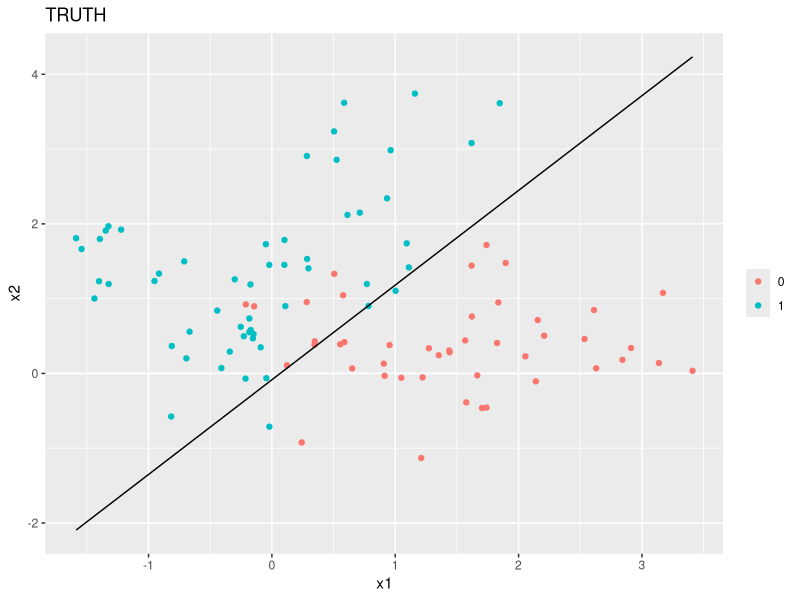
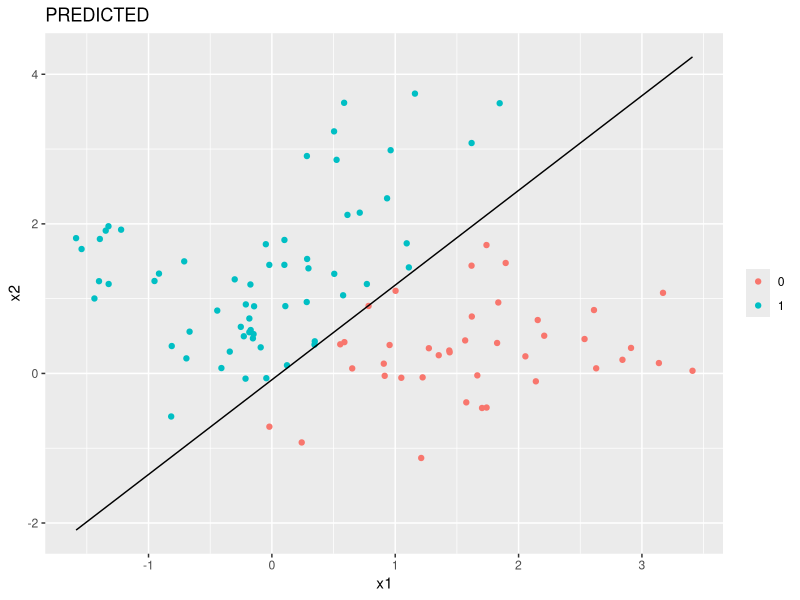

The R script that drew these images, in order:
# Chapter 2 Normal Mixture Models Simulation
# Alexander Durbin
# Worry about optimization later

rm(list = ls())

library(tidyverse)
library(MASS)

set.seed(12345)

# generate centroids
mu <- c(1, 0)
sigma <- diag(1, nrow = 2)
center <- mvrnorm(n = 5, mu = mu, Sigma = sigma)
centroids <- tibble(x1 = center[, 1], x2 = center[, 2], class = rep(0, 5))


mu <- c(0, 1)
center <- mvrnorm(n = 5, mu = mu, Sigma = sigma)
tmp <- tibble(x1 = center[, 1], x2 = center[, 2], class = rep(1, 5))

centroids <- bind_rows(centroids, tmp)

# generate data

my_data <- tibble(x1 = rep(0, 100), x2 = rep(0, 100), class = rep(NA, 100),
                  subclass = rep(NA, 100))

# make this a function with apply statement later
for (i in 1:nrow(my_data)) {
  
  row_index <- sample(1:10, 1)
  
  new_point <- mvrnorm(n = 1,
                       mu = c(centroids$x1[row_index], centroids$x2[row_index]),
                       Sigma = sigma / 5) 
  
  my_data$x1[i] = new_point[1]
  my_data$x2[i] = new_point[2]
  my_data$class[i] = centroids$class[row_index]
  my_data$subclass[i] = row_index
  
}

# linear model using x1, x2 to predict 0,1 response
lmfit <- lm(class ~ x1 + x2, data = my_data)

# create model matrix
tmp <- my_data %>% 
  dplyr::select(x1, x2) %>% 
  mutate(intercept = rep(1, nrow(my_data))) %>% 
  dplyr::select(intercept, x1, x2)

# predicted values
my_data$yhat <- as.matrix(tmp) %*% coefficients(lmfit)

# encoding of classes
my_data <- my_data %>% 
  mutate(pred_class = ifelse(yhat > 0.5, 1, 0))

my_data <- my_data %>% 
  mutate(x1_seq = seq(min(x1), max(x1), length.out = nrow(my_data))) %>% 
  mutate(x2_seq = (0.5 - coefficients(lmfit)[1] - coefficients(lmfit)[2] * x1_seq) / coefficients(lmfit)[3])

# plot data by class
ggplot(data = my_data) +
  geom_point(mapping = aes(x = x1, y = x2, color = factor(class))) +
  theme(legend.title=element_blank()) +
  ggtitle('TRUTH') +
  geom_line(mapping = aes(x = x1_seq, y = x2_seq))

ggplot(data = my_data) +
  geom_point(mapping = aes(x = x1, y = x2, color = factor(pred_class))) +
  theme(legend.title=element_blank()) +
  ggtitle('PREDICTED') +
  geom_line(mapping = aes(x = x1_seq, y = x2_seq))

# Get terms for confusion matrix as in HW0

a <- my_data %>% 
  filter(class == 0, pred_class == 0)
a <- nrow(a)

b <- my_data %>% 
  filter(class == 0, pred_class == 1)
b <- nrow(b)

c <- my_data %>% 
  filter(class == 1, pred_class == 0)
c <- nrow(c)

d <- my_data %>% 
  filter(class == 1, pred_class == 1)
d <- nrow(d)

f_pos <- b / (a + b)
f_neg <- c / (c + d)
